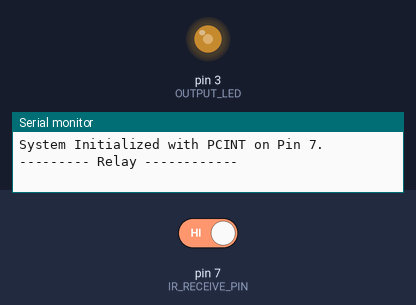
Bench run of a sketch on a simulated Arduino Uno, built with avr-gcc and run on an emulated ATmega328P. Parts: output pins drawn as LEDs (lit = HIGH), the last lines printed to the serial monitor. The inputs (shaded band) are chosen by the test bench; at power-on: pin 7 (IR_RECEIVE_PIN) HIGH.

Above: at 0.1 s.
At 4.9 s:
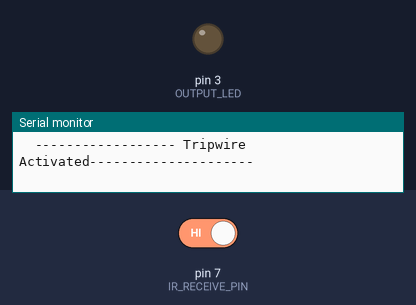
5.0 s: pin 7 (IR_RECEIVE_PIN) driven LOW
At 11.28 s:
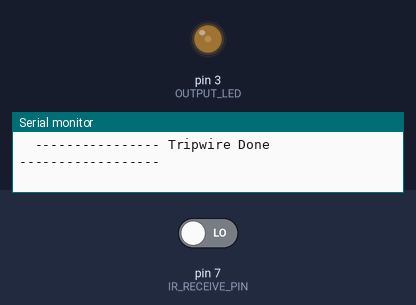
Timing chart, 0 to 14.7 s (numbered marks = the images above; inputs shaded):
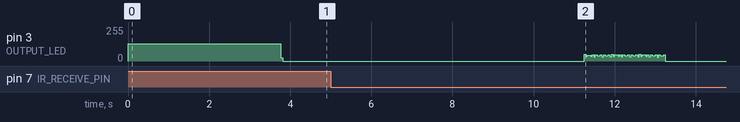

The sketch:

testaIR.ino
```cpp
//#include <Servo.h>
#define IR_RECEIVE_PIN 7

#define PIN_IR 3
#define PIN_DETECT 2

#define SERVO_PIN 9


const int OUTPUT_LED = 3;

bool state = LOW;

double activateTime = millis();
double testTime = millis();

long oldPulseCount  = 0;

bool tripeWireActivated=false;

volatile unsigned long pulseCount = 0;

//Servo servo;

void setup() {
  Serial.begin(115200);


  pinMode(OUTPUT_LED, OUTPUT);
  TCCR2A = _BV(COM2B0) | _BV(WGM21); // Toggle OC2B on Compare Match, CTC mode
  TCCR2B = _BV(CS20);               // No prescaler
  OCR2A = 209;

      // Set up pin 7 as input with internal pull-up resistor
  pinMode(IR_RECEIVE_PIN, INPUT);

  // Enable Pin Change Interrupt on Port D (which includes pin 7)
  PCICR |= (1 << PCIE2);    // Enable Pin Change Interrupt for PCINT23..16 (Port D)
  PCMSK2 |= (1 << PCINT23); // Enable interrupt for Pin 7 (PD7/PCINT23)

  Serial.println("System Initialized with PCINT on Pin 7.");


  Serial.println("--------- Relay ------------");

  //servo.attach(SERVO_PIN, 500, 2500);

  setServoAngle(0);
  Serial.println("waiting for servo");
  delay(3000);

  Serial.println("--------- Loop ------------");
}

void loop() {

 if (millis() - activateTime > 10)
  {

     for(int i=0; i< 16; i++)
     {
      ledOn();
      delayMicroseconds(570);
      ledOff();
      delayMicroseconds(570);
     }
     activateTime=millis();
  }

  if (millis()-testTime > 1000)
  {
     if (oldPulseCount != pulseCount)
     {
      Serial.print("Time: ");
      Serial.print(millis());
      Serial.print(" - Delta: ");
      Serial.print(pulseCount - oldPulseCount);
      Serial.print(" - Count: ");
      Serial.println(pulseCount);

       oldPulseCount = pulseCount;
     }
     else
     {
      Serial.print("Time: ");
      Serial.print(millis());
      Serial.println("  --------- No IR inpulse detected --------");
      tripWire();
     }
     testTime = millis();
  }

}

ISR(PCINT2_vect) {
  if (digitalRead(7) == LOW) { // Ensure it was a button press (falling edge)
    pulseCount++;  // Increment pulse count
  }
}

void setOutputLed()
{
  pinMode(OUTPUT_LED, OUTPUT);
  TCCR2A = _BV(COM2B0) | _BV(WGM21); // Toggle OC2B on Compare Match, CTC mode
  TCCR2B = _BV(CS20);               // No prescaler
  OCR2A = 209;
}

void ledOn()
{
  TCCR2A |= _BV(COM2B0); // Enable 38 kHz signal on OC2B (pin 3)
}

void ledOff()
{
  TCCR2A &= ~_BV(COM2B0); // Disable 38 kHz signal on OC2B (pin 3)
}

void tripWire()
{
  Serial.println("  ------------------ Tripwire Activated---------------------");

  setServoAngle(180);
  delay(3000);
  setServoAngle(0);
  delay(3000);
  Serial.println("  ---------------- Tripwire Done ------------------");

}

void setServoAngle(int angle) {
  // Adjust the pulse width range if necessary
  int pulseWidth = map(angle, 0, 180, 540, 2400); // Try narrowing the range

  for (int i = 0; i < 200; i++) { // Send the pulse 50 times
    digitalWrite(SERVO_PIN, HIGH);
    delayMicroseconds(pulseWidth);
    digitalWrite(SERVO_PIN, LOW);
    delayMicroseconds(20000 - pulseWidth); // Complete the 20ms period (50Hz)
  }
}
```
